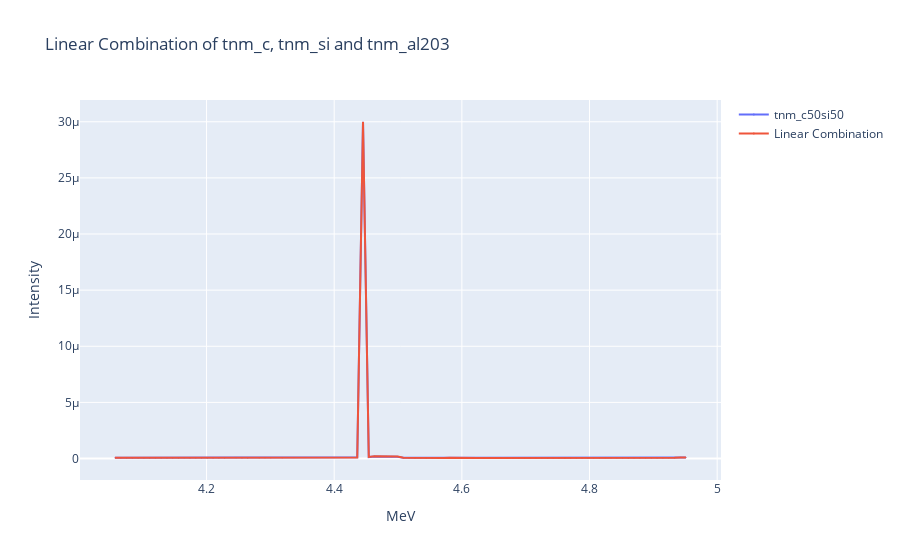

Source (notebook cell):
### Code cell
# do the same thing including tnm_al203
_ = ['tnm_c', 'tnm_si', 'tnm_al203', 'tnm_c50si50']
_ = [filenames.to_list().index(i) for i in _]

min_bin = 450
max_bin = 550
result_spectrums = soil_fluxes[:, :, min_bin:max_bin]


x = np.array([result_spectrums[i][0] for i in _[:-1]])
y = result_spectrums[filenames.to_list().index('tnm_c50si50')][0]
a, b, c = find_linear_combination(x, y)
a, b, c
print(f'Linear combination of tnm_c, tnm_si and tnm_al203: {a} * tnm_c + {b} * tnm_si + {c} * tnm_al203')


vis_bins = bins[min_bin:max_bin]
# plot the linear combination of tnm_c, tnm_si and tnm_al203
fig = go.Figure()
fig.add_trace(go.Scatter(
    x=vis_bins, 
    y=y, 
    mode='lines+markers', 
    name='tnm_c50si50',
    marker=dict(size=1),
))
fig.add_trace(go.Scatter(
    x=vis_bins, 
    y=linear_combination(x, a, b, c), 
    mode='lines+markers', 
    name='Linear Combination',
    marker=dict(size=1),
))
fig.update_layout(
    title='Linear Combination of tnm_c, tnm_si and tnm_al203',
    xaxis_title='MeV', 
    yaxis_title='Intensity'
)
